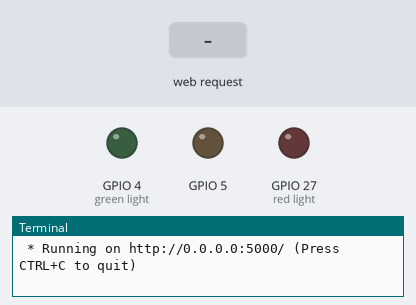
The program below on a simulated Raspberry Pi (BCM pin numbers) with a Pibrella. Shown: output pins drawn as LEDs (lit = HIGH), the last lines printed to the terminal. The inputs (shaded band) are chosen by the test bench. The clock reads 2024-03-15 10:24:30 at power-on unless the program sets it.

Above: at 1.2 s.
1.3 s: HTTP request for /led/blue/on received
At 1.9 s:
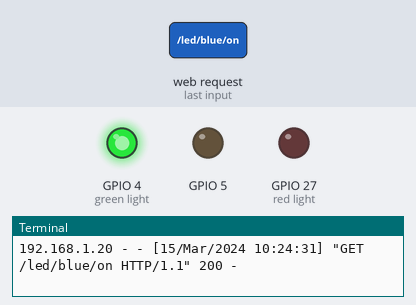
2.8 s: HTTP request for /led/green/on received
At 4.0 s:
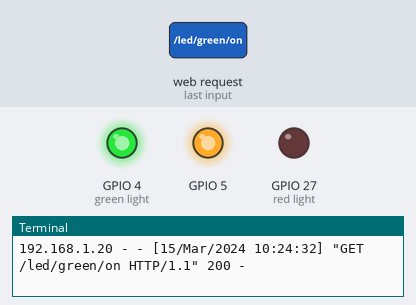
4.3 s: HTTP request for /led/red/on received
At 5.3 s:
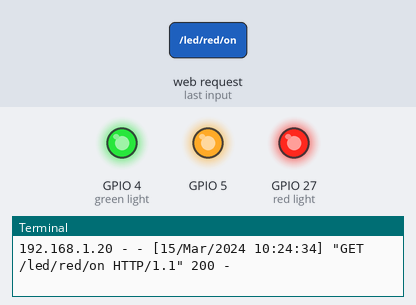
Timing chart, 0 to 7.3 s (numbered marks = the images above; inputs shaded):
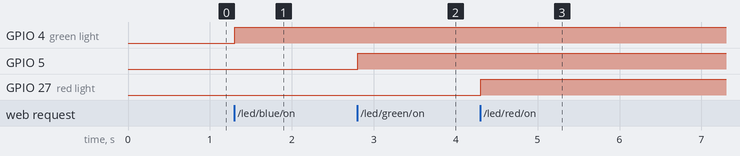

Measured:
- after the input at 1.3 s, GPIO 4 (green light): LOW → HIGH at once
- after the input at 2.8 s, GPIO 5: LOW → HIGH at once
- after the input at 4.3 s, GPIO 27 (red light): LOW → HIGH at once

The program:

rgb.py
```python
#!/usr/bin/env python

from flask import Flask
import RPi.GPIO as GPIO

GPIO.setmode(GPIO.BCM)

app = Flask(__name__)

# Explorer HAT uses GPIO 27 = red, 4 = blue, 5 = green
# Pibrella uses GPIO 27 = red, 17 = yellow, 4 = green


# Map of LED names and associated GPIO pins
leds = {
    'red':    27,
    'blue':   4,
    'green':  5
}

for color in leds.keys():
    GPIO.setup(leds[color], GPIO.OUT)

@app.route("/led/<color>/<state>")
def set_led(color, state):
    if color in leds.keys():
      if state == 'on':
          GPIO.output(leds[color], 1)
          return 'LED On: {}'.format(color)
      else:
          GPIO.output(leds[color], 0)
          return 'LED Off: {}'.format(color)

    return 'Invalid LED: {}'.format(color)

app.add_url_rule("/", "index", lambda: 'Hello World!')

if __name__ == "__main__":
    app.run(host='0.0.0.0')
```
